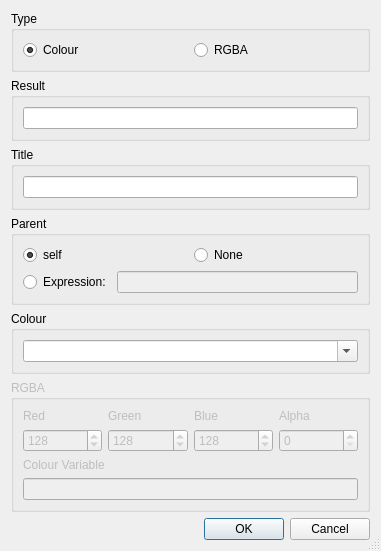
<?xml version="1.0" encoding="UTF-8"?>
<ui version="4.0">
 <class>ColorDialogWizardDialog</class>
 <widget class="QDialog" name="ColorDialogWizardDialog">
  <property name="geometry">
   <rect>
    <x>0</x>
    <y>0</y>
    <width>381</width>
    <height>481</height>
   </rect>
  </property>
  <property name="windowTitle">
   <string>QColorDialog Wizard</string>
  </property>
  <property name="sizeGripEnabled">
   <bool>true</bool>
  </property>
  <layout class="QVBoxLayout" name="verticalLayout_2">
   <item>
    <widget class="QGroupBox" name="groupBox">
     <property name="title">
      <string>Type</string>
     </property>
     <layout class="QHBoxLayout">
      <item>
       <widget class="QRadioButton" name="rColor">
        <property name="toolTip">
         <string>Select to generate a QColorDialog.getColor dialog</string>
        </property>
        <property name="text">
         <string>Colour</string>
        </property>
        <property name="checked">
         <bool>true</bool>
        </property>
       </widget>
      </item>
      <item>
       <widget class="QRadioButton" name="rRGBA">
        <property name="toolTip">
         <string>Select to generate a QColorDialog.getRgba dialog</string>
        </property>
        <property name="text">
         <string>RGBA</string>
        </property>
       </widget>
      </item>
     </layout>
    </widget>
   </item>
   <item>
    <widget class="QGroupBox" name="groupBox_4">
     <property name="title">
      <string>Result</string>
     </property>
     <layout class="QHBoxLayout" name="horizontalLayout">
      <item>
       <widget class="QLineEdit" name="eResultVar">
        <property name="toolTip">
         <string>Enter the result variable name</string>
        </property>
       </widget>
      </item>
     </layout>
    </widget>
   </item>
   <item>
    <widget class="QGroupBox" name="titleGroup">
     <property name="title">
      <string>Title</string>
     </property>
     <layout class="QVBoxLayout" name="verticalLayout">
      <item>
       <widget class="QLineEdit" name="eTitle">
        <property name="toolTip">
         <string>Enter the dialog title</string>
        </property>
       </widget>
      </item>
     </layout>
    </widget>
   </item>
   <item>
    <widget class="QGroupBox" name="parentGroup">
     <property name="title">
      <string>Parent</string>
     </property>
     <layout class="QGridLayout" name="gridLayout_3">
      <item row="0" column="0">
       <widget class="QRadioButton" name="parentSelf">
        <property name="toolTip">
         <string>Select &quot;self&quot; as parent</string>
        </property>
        <property name="text">
         <string>self</string>
        </property>
        <property name="checked">
         <bool>true</bool>
        </property>
       </widget>
      </item>
      <item row="0" column="1">
       <widget class="QRadioButton" name="parentNone">
        <property name="toolTip">
         <string>Select &quot;None&quot; as parent</string>
        </property>
        <property name="text">
         <string>None</string>
        </property>
       </widget>
      </item>
      <item row="1" column="0" colspan="2">
       <layout class="QHBoxLayout" name="horizontalLayout_2">
        <item>
         <widget class="QRadioButton" name="parentOther">
          <property name="toolTip">
           <string>Select to enter a parent expression</string>
          </property>
          <property name="text">
           <string>Expression:</string>
          </property>
         </widget>
        </item>
        <item>
         <widget class="QLineEdit" name="parentEdit">
          <property name="enabled">
           <bool>false</bool>
          </property>
          <property name="toolTip">
           <string>Enter the parent expression</string>
          </property>
         </widget>
        </item>
       </layout>
      </item>
     </layout>
    </widget>
   </item>
   <item>
    <widget class="QGroupBox" name="groupBox_2">
     <property name="title">
      <string>Colour</string>
     </property>
     <layout class="QVBoxLayout">
      <item>
       <widget class="QComboBox" name="eColor">
        <property name="sizePolicy">
         <sizepolicy hsizetype="Expanding" vsizetype="Fixed">
          <horstretch>0</horstretch>
          <verstretch>0</verstretch>
         </sizepolicy>
        </property>
        <property name="toolTip">
         <string>Enter a variable name or a colour</string>
        </property>
        <property name="editable">
         <bool>true</bool>
        </property>
        <item>
         <property name="text">
          <string/>
         </property>
        </item>
        <item>
         <property name="text">
          <string>Qt.red</string>
         </property>
        </item>
        <item>
         <property name="text">
          <string>Qt.darkRed</string>
         </property>
        </item>
        <item>
         <property name="text">
          <string>Qt.green</string>
         </property>
        </item>
        <item>
         <property name="text">
          <string>Qt.darkGreen</string>
         </property>
        </item>
        <item>
         <property name="text">
          <string>Qt.blue</string>
         </property>
        </item>
        <item>
         <property name="text">
          <string>Qt.darkBlue</string>
         </property>
        </item>
        <item>
         <property name="text">
          <string>Qt.cyan</string>
         </property>
        </item>
        <item>
         <property name="text">
          <string>Qt.darkCyan</string>
         </property>
        </item>
        <item>
         <property name="text">
          <string>Qt.magenta</string>
         </property>
        </item>
        <item>
         <property name="text">
          <string>Qt.darkMagenta</string>
         </property>
        </item>
        <item>
         <property name="text">
          <string>Qt.yellow</string>
         </property>
        </item>
        <item>
         <property name="text">
          <string>Qt.darkYellow</string>
         </property>
        </item>
        <item>
         <property name="text">
          <string>Qt.white</string>
         </property>
        </item>
        <item>
         <property name="text">
          <string>Qt.lightGray</string>
         </property>
        </item>
        <item>
         <property name="text">
          <string>Qt.gray</string>
         </property>
        </item>
        <item>
         <property name="text">
          <string>Qt.darkGray</string>
         </property>
        </item>
        <item>
         <property name="text">
          <string>Qt.black</string>
         </property>
        </item>
        <item>
         <property name="text">
          <string>Qt.transparent</string>
         </property>
        </item>
        <item>
         <property name="text">
          <string>Qt.color0</string>
         </property>
        </item>
        <item>
         <property name="text">
          <string>Qt.color1</string>
         </property>
        </item>
       </widget>
      </item>
     </layout>
    </widget>
   </item>
   <item>
    <widget class="QGroupBox" name="groupBox_3">
     <property name="enabled">
      <bool>false</bool>
     </property>
     <property name="title">
      <string>RGBA</string>
     </property>
     <layout class="QGridLayout">
      <property name="verticalSpacing">
       <number>6</number>
      </property>
      <item row="3" column="0" colspan="4">
       <widget class="QLineEdit" name="eRGB">
        <property name="toolTip">
         <string>Enter a variable name</string>
        </property>
       </widget>
      </item>
      <item row="2" column="0" colspan="4">
       <widget class="QLabel" name="TextLabel2">
        <property name="text">
         <string>Colour Variable</string>
        </property>
       </widget>
      </item>
      <item row="1" column="3">
       <widget class="QSpinBox" name="sAlpha">
        <property name="toolTip">
         <string>Enter the alpha value</string>
        </property>
        <property name="maximum">
         <number>255</number>
        </property>
       </widget>
      </item>
      <item row="1" column="2">
       <widget class="QSpinBox" name="sBlue">
        <property name="toolTip">
         <string>Enter the blue value</string>
        </property>
        <property name="maximum">
         <number>255</number>
        </property>
        <property name="value">
         <number>128</number>
        </property>
       </widget>
      </item>
      <item row="1" column="1">
       <widget class="QSpinBox" name="sGreen">
        <property name="toolTip">
         <string>Enter the green value</string>
        </property>
        <property name="maximum">
         <number>255</number>
        </property>
        <property name="value">
         <number>128</number>
        </property>
       </widget>
      </item>
      <item row="1" column="0">
       <widget class="QSpinBox" name="sRed">
        <property name="toolTip">
         <string>Enter the red value</string>
        </property>
        <property name="maximum">
         <number>255</number>
        </property>
        <property name="value">
         <number>128</number>
        </property>
       </widget>
      </item>
      <item row="0" column="3">
       <widget class="QLabel" name="TextLabel1_4">
        <property name="text">
         <string>Alpha</string>
        </property>
       </widget>
      </item>
      <item row="0" column="2">
       <widget class="QLabel" name="TextLabel1_3">
        <property name="text">
         <string>Blue</string>
        </property>
       </widget>
      </item>
      <item row="0" column="0">
       <widget class="QLabel" name="TextLabel1">
        <property name="text">
         <string>Red</string>
        </property>
       </widget>
      </item>
      <item row="0" column="1">
       <widget class="QLabel" name="TextLabel1_2">
        <property name="text">
         <string>Green</string>
        </property>
       </widget>
      </item>
     </layout>
    </widget>
   </item>
   <item>
    <widget class="QDialogButtonBox" name="buttonBox">
     <property name="orientation">
      <enum>Qt::Horizontal</enum>
     </property>
     <property name="standardButtons">
      <set>QDialogButtonBox::Cancel|QDialogButtonBox::Ok</set>
     </property>
    </widget>
   </item>
  </layout>
 </widget>
 <pixmapfunction>qPixmapFromMimeSource</pixmapfunction>
 <tabstops>
  <tabstop>rColor</tabstop>
  <tabstop>rRGBA</tabstop>
  <tabstop>eResultVar</tabstop>
  <tabstop>eTitle</tabstop>
  <tabstop>parentSelf</tabstop>
  <tabstop>parentNone</tabstop>
  <tabstop>parentOther</tabstop>
  <tabstop>parentEdit</tabstop>
  <tabstop>eColor</tabstop>
  <tabstop>sRed</tabstop>
  <tabstop>sGreen</tabstop>
  <tabstop>sBlue</tabstop>
  <tabstop>sAlpha</tabstop>
  <tabstop>eRGB</tabstop>
  <tabstop>buttonBox</tabstop>
 </tabstops>
 <resources/>
 <connections>
  <connection>
   <sender>rColor</sender>
   <signal>toggled(bool)</signal>
   <receiver>groupBox_2</receiver>
   <slot>setEnabled(bool)</slot>
   <hints>
    <hint type="sourcelabel">
     <x>38</x>
     <y>35</y>
    </hint>
    <hint type="destinationlabel">
     <x>45</x>
     <y>319</y>
    </hint>
   </hints>
  </connection>
  <connection>
   <sender>rRGBA</sender>
   <signal>toggled(bool)</signal>
   <receiver>groupBox_3</receiver>
   <slot>setEnabled(bool)</slot>
   <hints>
    <hint type="sourcelabel">
     <x>212</x>
     <y>38</y>
    </hint>
    <hint type="destinationlabel">
     <x>218</x>
     <y>442</y>
    </hint>
   </hints>
  </connection>
  <connection>
   <sender>buttonBox</sender>
   <signal>accepted()</signal>
   <receiver>ColorDialogWizardDialog</receiver>
   <slot>accept()</slot>
   <hints>
    <hint type="sourcelabel">
     <x>29</x>
     <y>471</y>
    </hint>
    <hint type="destinationlabel">
     <x>20</x>
     <y>280</y>
    </hint>
   </hints>
  </connection>
  <connection>
   <sender>buttonBox</sender>
   <signal>rejected()</signal>
   <receiver>ColorDialogWizardDialog</receiver>
   <slot>reject()</slot>
   <hints>
    <hint type="sourcelabel">
     <x>85</x>
     <y>471</y>
    </hint>
    <hint type="destinationlabel">
     <x>76</x>
     <y>278</y>
    </hint>
   </hints>
  </connection>
  <connection>
   <sender>parentOther</sender>
   <signal>toggled(bool)</signal>
   <receiver>parentEdit</receiver>
   <slot>setEnabled(bool)</slot>
   <hints>
    <hint type="sourcelabel">
     <x>82</x>
     <y>241</y>
    </hint>
    <hint type="destinationlabel">
     <x>122</x>
     <y>240</y>
    </hint>
   </hints>
  </connection>
 </connections>
</ui>
